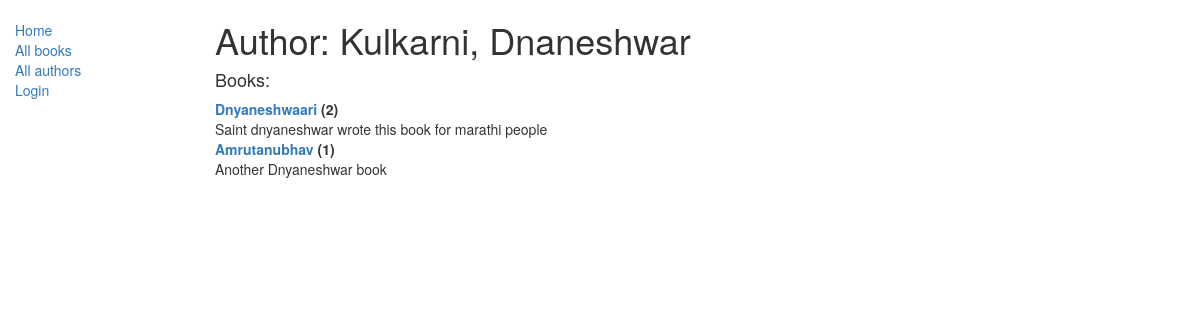
The app's page /catalog/author/1 with its own data.
### catalog/models.py (models this page shows, shortened)
class Author(models.Model):
	first_name = models.CharField(max_length=100)
	last_name = models.CharField(max_length=100)
	date_of_birth = models.DateField(null=True, blank=True)
	class Meta:
		ordering = ['last_name', 'first_name']

class Book(models.Model):
	title = models.CharField(max_length=200)
	author = models.ForeignKey('Author', on_delete=models.SET_NULL, null=True)
	summary = models.TextField(max_length=1000, help_text='Enter brief description of book')
	isbn = models.CharField('ISBN', max_length=13, help_text='13 chars')
	genre = models.ManyToManyField(Genre, help_text='Select a genre for this book')
	language = models.ForeignKey('Language', on_delete=models.SET_NULL, null=True)
	def get_absolute_url(self):
		return reverse('book-detail', args=[str(self.id)])  # pylint: disable=E1101
	def display_genre(self):
		'''
		Creates a string for the genre
		'''
		return ', '.join([genre.name for genre in self.genre.all()[:2]])  # pylint: disable=E1101
	display_genre.short_description = 'Genre'
	def display_lang(self):
		'''
		Creates a string for the language
		'''
		return self.language
	display_lang.short_description = 'Language'

### catalog/views.py (the view)
# urls.py: path('author/<int:pk>', views.AuthorDetailView.as_view(), name='author-detail'),
class AuthorDetailView(generic.DetailView):
	model = Author

### catalog/templates/catalog/author_detail.html (shortened to what this page needs)
{% extends "base_generic.html" %}
{% block content %}
	<h1>
		Author: {{object.last_name}}, {{object.first_name}}
	</h1>
	<h4>
		Books:
	</h4>
	<dl>
		{% for copy in object.book_set.all %}
			<dt>
				<a href="{{copy.get_absolute_url}}">
					{{copy.title}}
				</a>
				({{ copy.bookinstance_set.all.count }})
			</dt>
			<dd>
				{{copy.summary}}
			</dd>
		{% endfor %}
	</dl>
{% endblock %}

### records on screen
Author: last_name "Kulkarni", first_name "Dnaneshwar"
Book: title "Dnyaneshwaari", bookinstance_set.all.count "2", summary "Saint dnyaneshwar wrote this book for marathi people"
Book: title "Amrutanubhav", bookinstance_set.all.count "1", summary "Another Dnyaneshwar book"
